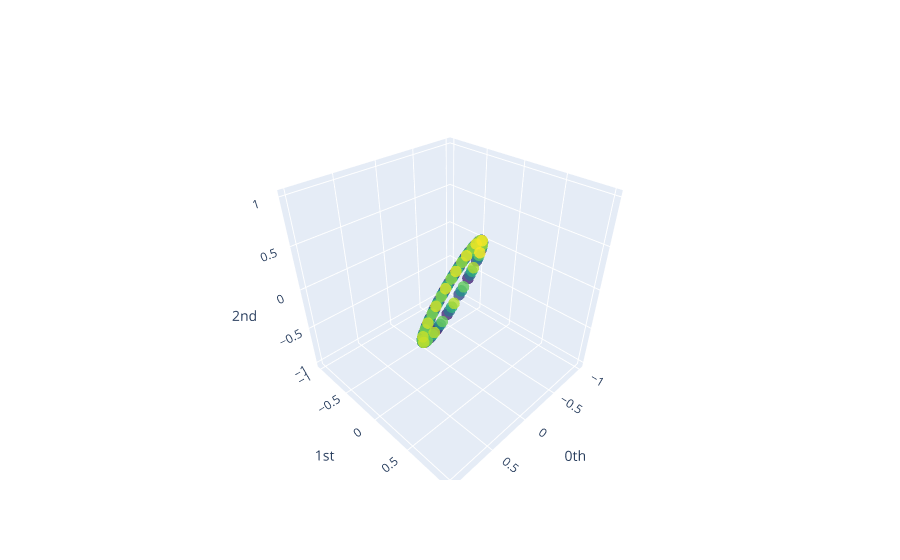

Source (notebook cell):
### Markdown cell above
We can then use ``giotto-tda``'s plotting API to visualise the result:

### Code cell
from gtda.plotting import plot_point_cloud

plot_point_cloud(y_periodic_embedded)
